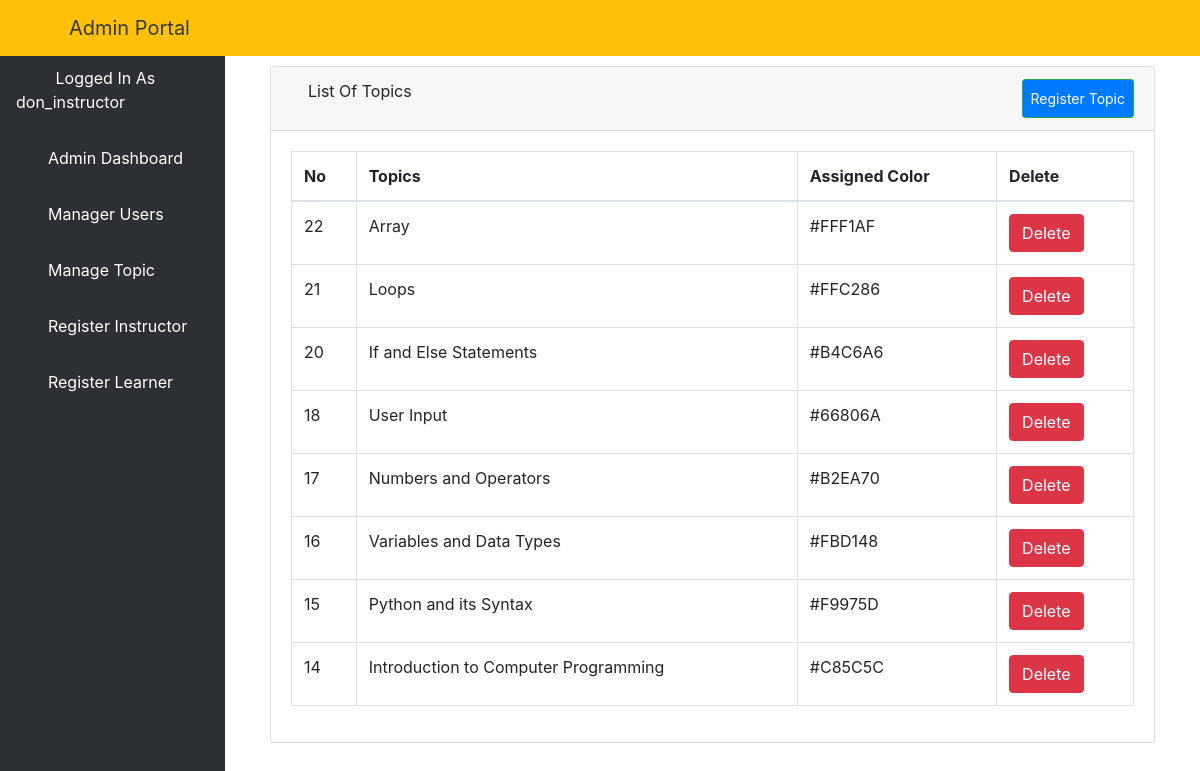
The app's page /alcourse/ (signed in) with its own data.
### elearn/models.py (models this page shows, shortened)
class User(AbstractUser):
    is_learner = models.BooleanField(default=False)
    is_instructor = models.BooleanField(default=False)
    is_admin = models.BooleanField(default=False)

class Course(models.Model):
    name = models.CharField(max_length=30)
    color = models.CharField(max_length=7, default='#007bff')

### elearn/views.py (the view)
# urls.py: path('alcourse/', views.ListCourseView.as_view(), name='alcourse'),
class ListCourseView(LoginRequiredMixin, ListView):
    model = course
    template_name = 'dashboard/admin/list_courses.html'
    context_object_name = 'courses'
    paginated_by = 10
    def get_queryset(self):
        return Course.objects.order_by('-id')

### elearn/templates/dashboard/admin/list_courses.html (shortened to what this page needs)
{% extends 'dashboard/admin/base.html' %}
{% block body %}
    <div class="container-fluid">
        <div class="row">
            <div class="col-12 mb-3">
                <div class="col-12 mb-3">
                    <div id="content-wrapper">
                        <div class="container-fluid">
                            <div class="card mb-3">
                                <div class="card-header">
                                    <i class="fas fa-table"></i>
                                    List Of Topics
                                    <a class="btn btn-sm btn-success" href="{% url 'course' %}"
                                       style="padding: 8px; float: right; background-color: #007bff; color: white;">Register
                                        Topic</a>
                                </div>
                                <div class="card-body">
                                    <div class="table-responsive">
                                        <table class="table table-bordered" id="dataTable" width="100%" cellspacing="0">
                                            <thead>
                                            <tr>
                                                <th>No</th>
                                                <th>Topics</th>
                                                <th>Assigned Color</th>
                                                <th>Delete</th>
                                            </tr>
                                            </thead>
                                            <tbody>
                                            {% if courses %}
                                                {% for course in courses %}
                                                    <tr>
                                                        <td>{{ course.id }}</td>
                                                        <td>{{ course.name }}</td>
                                                        <td>{{ course.color }}</td>
                                                        <td>
                                                            <a href="{% url 'adcourse' course.pk %}">
                                                                <button type="button" class="btn btn-danger"> Delete
                                                                </button>
                                                            </a></td>
                                                    </tr>
                                                {% endfor %}
                                            {% endif %}
                                            </tbody>
                                        </table>
                                    </div>
                                </div>
                            </div>
                        </div>
                    </div>
                </div>
            </div>
        </div>
    </div>
{% endblock %}

### elearn/templates/dashboard/admin/base.html (shortened to what this page needs)
<!DOCTYPE html>
<html lang="en">
<head>
    {% load static %}
    <link href="{% static 'vendor/fontawesome-free/css/all.min.css' %}" rel="stylesheet" type="text/css">
    <link href="{% static 'vendor/datatables/dataTables.bootstrap4.css' %}" rel="stylesheet">
    <link href="{% static 'css/sb-admin.css' %}" rel="stylesheet">
</head>
<body id="page-top">
<nav class="navbar navbar-expand navbar-dark bg-warning fixed-top">
    <button class="btn btn-link btn-sm text-dark order-1 order-sm-0" id="sidebarToggle" href="#">
        <i class="fas fa-bars"></i>
    </button>
    <a class="navbar-brand ml-4 text-dark" href="{% url 'dashboard' %}">Admin Portal</a>
    <ul class="navbar-nav ml-auto ml-md-0">
        <li class="nav-item dropdown no-arrow">
            <a class="nav-link dropdown-toggle" href="#" id="userDropdown" role="button" data-toggle="dropdown"
               aria-haspopup="true" aria-expanded="false">
                <i class="fas fa-user-circle fa-fw text-dark mr-3"></i>
            </a>
        </li>
    </ul>
</nav>
<div id="wrapper" style="padding-top: 50px;">
    <ul class="sidebar navbar-nav">
         <li class="nav-item active">
            <a class="nav-link" href="{% url 'dashboard' %}">
                <i class="fas fa-user-circle fa-fw text-warning"></i>
                <span>Logged In As {{ user.username }}</span>
            </a>
        </li>
        <li class="nav-item active">
            <a class="nav-link" href="{% url 'dashboard' %}">
                <i class="fa fa-home" aria-hidden="true"></i>
                <span>Admin Dashboard</span>
            </a>
        </li>
        <li class="nav-item">
            <a class="nav-link" href="{% url 'aluser' %}">
                <i class="fas fa-users"></i>
                <span style="color: white">Manager Users</span>
            </a>
        </li>
        <li class="nav-item dropdown no-arrow">
            <a class="nav-link dropdown-toggle" data-toggle="dropdown" aria-haspopup="true" aria-expanded="false"
               href="">
                <i class="fas fa-bell"></i>
                <span style="color: white">Manage Topic</span>
            </a>
        </li>
        <li class="nav-item">
            <a class="nav-link" href="{% url 'isign' %}">
                <i class="fas fa-chalkboard-teacher"></i>
                <span style="color: white">Register Instructor</span>
            </a>
        </li>
        <li class="nav-item">
            <a class="nav-link" href="{% url 'addlearner' %}">
                <i class="fas fa-user-graduate"></i>
                <span style="color: white">Register Learner</span>
            </a>
        </li>
    </ul>
    {% block body %}{% endblock %}
</div>

### records on screen
User: username "don_instructor"
Course: id "22", name "Array", color "#FFF1AF"
Course: id "21", name "Loops", color "#FFC286"
Course: id "20", name "If and Else Statements", color "#B4C6A6"
Course: id "18", name "User Input", color "#66806A"
Course: id "17", name "Numbers and Operators", color "#B2EA70"
Course: id "16", name "Variables and Data Types", color "#FBD148"
Course: id "15", name "Python and its Syntax", color "#F9975D"
Course: id "14", name "Introduction to Computer Programming", color "#C85C5C"
